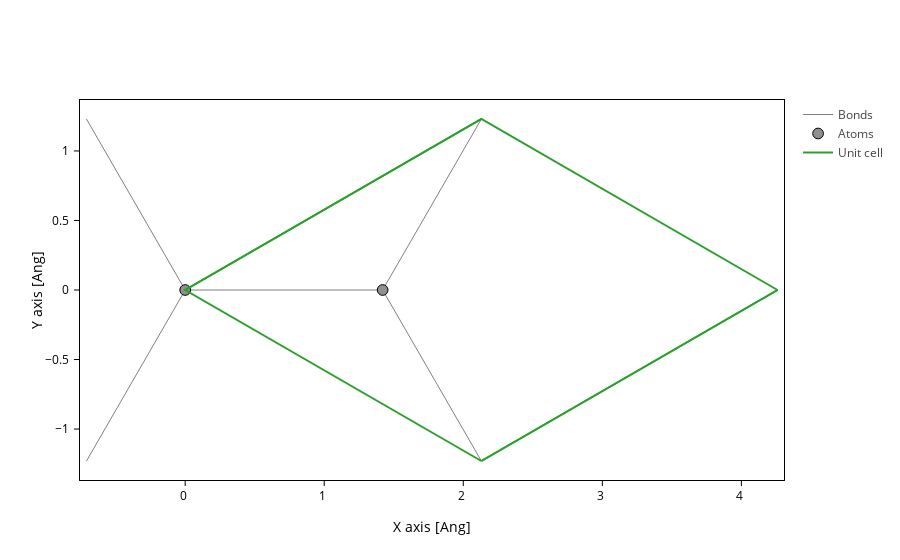

The notebook cell this image was saved under:
### Markdown cell above
## Create a graphene structure 
Create a graphene structure and save it for SIESTA calculation

### Code cell
# Create a graphene structure with the default parameters.
graphene = sisl.geom.graphene()
# Plot it to see that it is what we wanted
graphene.plot(axes="x,y")

### Figure 1 — Plotly figure (JSON) as saved in the notebook; plotly's stock layout.template omitted (floating-point values rounded to 4 significant figures)
{"data": [{"line": {"color": "gray", "width": 1}, "meta": {}, "mode": "lines", "name": "Bonds", "opacity": 1, "type": "scatter", "x": [0, 0.07474, 0.1495, 0.2242, 0.2989, 0.3737, 0.4484, 0.5232, 0.5979, 0.6726, 0.7474, 0.8221, 0.8968, 0.9716, 1.046, 1.121, 1.196, 1.271, 1.345, 1.42, null, 0, -0.03737, -0.07474, -0.1121, -0.1495, -0.1868, -0.2242, -0.2616, -0.2989, -0.3363, -0.3737, -0.4111, -0.4484, -0.4858, -0.5232, -0.5605, -0.5979, -0.6353, -0.6726, -0.71, null, 0, -0.03737, -0.07474, -0.1121, -0.1495, -0.1868, -0.2242, -0.2616, -0.2989, -0.3363, -0.3737, -0.4111, -0.4484, -0.4858, -0.5232, -0.5605, -0.5979, -0.6353, -0.6726, -0.71, null, 1.42, 1.457, 1.495, 1.532, 1.569, 1.607, 1.644, 1.682, 1.719, 1.756, 1.794, 1.831, 1.868, 1.906, 1.943, 1.981, 2.018, 2.055, 2.093, 2.13, null, 1.42, 1.457, 1.495, 1.532, 1.569, 1.607, 1.644, 1.682, 1.719, 1.756, 1.794, 1.831, 1.868, 1.906, 1.943, 1.981, 2.018, 2.055, 2.093, 2.13, null], "y": [0, 0, 0, 0, 0, 0, 0, 0, 0, 0, 0, 0, 0, 0, 0, 0, 0, 0, 0, 0, null, 0, -0.06472, -0.1294, -0.1942, -0.2589, -0.3236, -0.3883, -0.4531, -0.5178, -0.5825, -0.6472, -0.712, -0.7767, -0.8414, -0.9061, -0.9709, -1.036, -1.1, -1.165, -1.23, null, 0, 0.06472, 0.1294, 0.1942, 0.2589, 0.3236, 0.3883, 0.4531, 0.5178, 0.5825, 0.6472, 0.712, 0.7767, 0.8414, 0.9061, 0.9709, 1.036, 1.1, 1.165, 1.23, null, 0, -0.06472, -0.1294, -0.1942, -0.2589, -0.3236, -0.3883, -0.4531, -0.5178, -0.5825, -0.6472, -0.712, -0.7767, -0.8414, -0.9061, -0.9709, -1.036, -1.1, -1.165, -1.23, null, 0, 0.06472, 0.1294, 0.1942, 0.2589, 0.3236, 0.3883, 0.4531, 0.5178, 0.5825, 0.6472, 0.712, 0.7767, 0.8414, 0.9061, 0.9709, 1.036, 1.1, 1.165, 1.23, null]}, {"marker": {"color": "#909090", "line": {"color": "black", "width": 1}, "opacity": 1, "size": 10.72}, "meta": {}, "mode": "markers", "name": "Atoms", "opacity": 1, "type": "scatter", "x": [0, 1.42], "y": [0, 0]}, {"meta": {}, "mode": "lines", "name": "Unit cell", "type": "scatter", "x": [0, 2.13, 4.26, 4.26, 2.13, 2.13, null, 2.13, 0, 0, 2.13, 2.13, 0, null, 4.26, 2.13, null, 4.26, 2.13], "y": [0, 1.23, 0, 0, 1.23, 1.23, null, 1.23, 0, 0, -1.23, -1.23, 0, null, 0, -1.23, null, 0, -1.23]}], "layout": {"scene": {"aspectmode": "data", "xaxis": {"title": {"text": "X axis [Ang]"}}, "yaxis": {"title": {"text": "Y axis [Ang]"}}}, "xaxis": {"scaleanchor": "y", "scaleratio": 1, "title": {"text": "X axis [Ang]"}}, "yaxis": {"title": {"text": "Y axis [Ang]"}}}}
